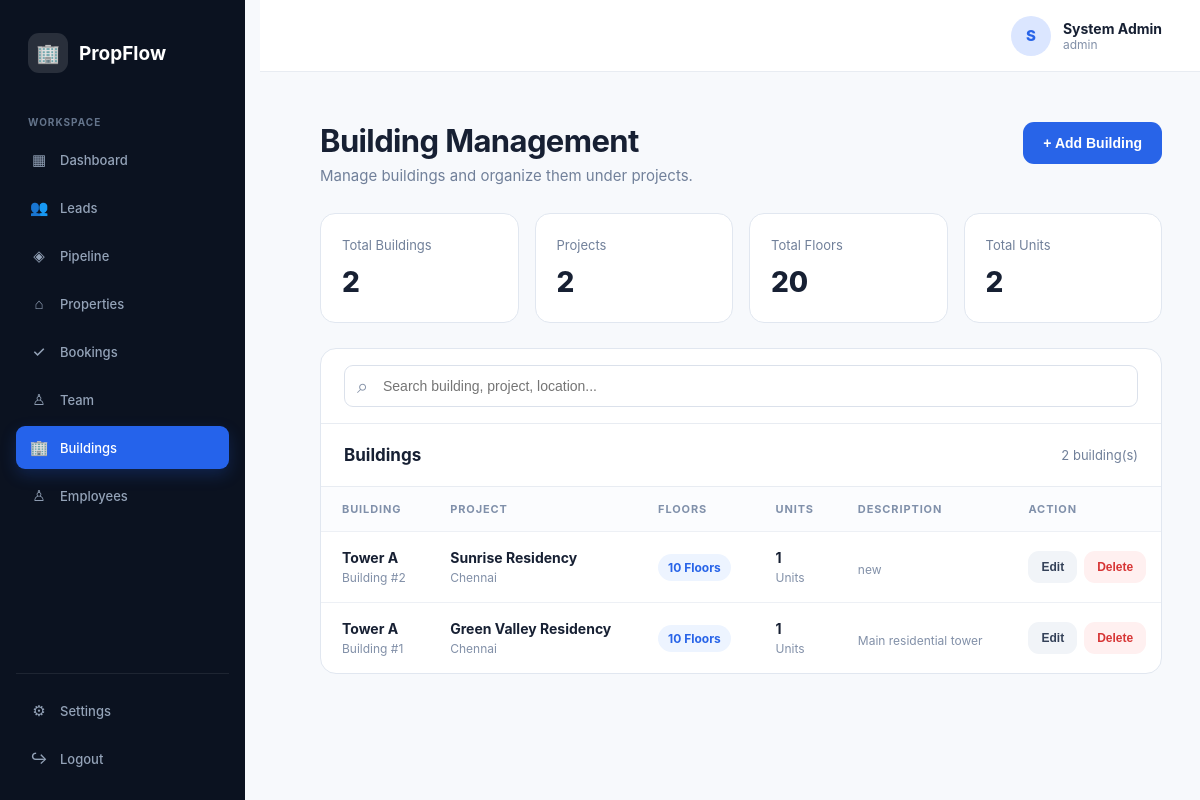
Page /admin/buildings.php (signed in) on the committed database.
### tables this page shows
CREATE TABLE `buildings` (
  `id` int(10) UNSIGNED NOT NULL,
  `project_id` int(10) UNSIGNED NOT NULL,
  `name` varchar(100) NOT NULL,
  `floors` int(10) UNSIGNED DEFAULT 1,
  `description` text DEFAULT NULL,
  `status` enum('active','inactive') NOT NULL DEFAULT 'active',
  `created_at` timestamp NOT NULL DEFAULT current_timestamp()
);

CREATE TABLE `projects` (
  `id` int(10) UNSIGNED NOT NULL,
  `name` varchar(150) NOT NULL,
  `location` varchar(255) NOT NULL,
  `description` text DEFAULT NULL,
  `status` enum('active','inactive') NOT NULL DEFAULT 'active',
  `created_at` timestamp NOT NULL DEFAULT current_timestamp(),
  `updated_at` timestamp NOT NULL DEFAULT current_timestamp() ON UPDATE current_timestamp()
);

### includes/auth.php (called while the page is built, shortened)
<?php
function currentUser()
{
    return $_SESSION['user'] ?? null;
}

### admin/buildings.php (the view, shortened to what this page needs)
<?php
require_once "../includes/auth.php";
require_once "../config/database.php";
$user = currentUser();
function e($value)
{
    return htmlspecialchars((string)$value, ENT_QUOTES, 'UTF-8');
}
$totalBuildings = (int)$pdo->query(" SELECT COUNT(*)
    FROM buildings
")->fetchColumn();
$totalProjects = (int)$pdo->query(" SELECT COUNT(*)
    FROM projects
")->fetchColumn();
$totalFloors = (int)$pdo->query(" SELECT COALESCE(SUM(floors), 0)
    FROM buildings
")->fetchColumn();
$totalUnits = (int)$pdo->query(" SELECT COUNT(*)
    FROM units
")->fetchColumn();
$buildingsStmt = $pdo->query(" SELECT
        b.id,
        b.project_id,
        b.name,
        b.floors,
        b.description,
        p.name AS project_name,
        p.location AS project_location,
        COUNT(u.id) AS unit_count
    FROM buildings b
    INNER JOIN projects p
        ON p.id = b.project_id
    LEFT JOIN units u
        ON u.building_id = b.id
    GROUP BY
        b.id,
        b.project_id,
        b.name,
        b.floors,
        b.description,
        p.name,
        p.location
    ORDER BY
        b.id DESC
");
$buildings = $buildingsStmt->fetchAll(PDO::FETCH_ASSOC);
?>
<!DOCTYPE html>
<html lang="en">
<head>
</head>
<body>
<aside class="sidebar">
    <div class="brand">
        <div class="brand-icon">🏢</div>
        <div class="brand-name">
            PropFlow
        </div>
    </div>
    <div class="menu-title">
        Workspace
    </div>
    <nav class="nav">
        <a href="dashboard.php">
            <span class="nav-icon">▦</span>
            <span>Dashboard</span>
        </a>
        <a href="leads.php">
            <span class="nav-icon">👥</span>
            <span>Leads</span>
        </a>
        <a href="pipeline.php">
            <span class="nav-icon">◈</span>
            <span>Pipeline</span>
        </a>
        <a href="properties.php">
            <span class="nav-icon">⌂</span>
            <span>Properties</span>
        </a>
        <a href="bookings.php">
            <span class="nav-icon">✓</span>
            <span>Bookings</span>
        </a>
        <a href="team.php">
            <span class="nav-icon">♙</span>
            <span>Team</span>
        </a>
        <a href="buildings.php" class="active">
            <span class="nav-icon">🏢</span>
            <span>Buildings</span>
        </a>
         <a href="employees.php">
            <span class="nav-icon">♙</span>
            <span>Employees</span>
        </a>
    </nav>
    <div class="sidebar-bottom">
        <nav class="nav">
            <a href="settings.php">
                <span class="nav-icon">⚙</span>
                <span>Settings</span>
            </a>
            <a href="../logout.php">
                <span class="nav-icon">↪</span>
                <span>Logout</span>
            </a>
        </nav>
    </div>
</aside>
<header class="topbar">
    <div class="admin">
        <div class="avatar">
            <?php
            echo strtoupper(
                substr(
                    $user['name'] ?? 'A',
                    0,
                    1
                )
            );
            ?>
        </div>
        <div>
            <div class="admin-name">
                <?= e($user['name'] ?? 'System Admin') ?>
            </div>
            <div class="admin-role">
                <?= e($user['role'] ?? 'admin') ?>
            </div>
        </div>
    </div>
</header>
<main class="main">
    <div class="page-head">
        <div>
            <h1 class="page-title">
                Building Management
            </h1>
            <p class="page-subtitle">
                Manage buildings and organize them under projects.
            </p>
        </div>
        <button
            class="btn btn-primary"
            type="button"
            onclick="openAddModal()"
        >
            + Add Building
        </button>
    </div>
    <section class="stats">
        <div class="stat">
            <div class="stat-label">
                Total Buildings
            </div>
            <div class="stat-value">
                <?= number_format($totalBuildings) ?>
            </div>
        </div>
        <div class="stat">
            <div class="stat-label">
                Projects
            </div>
            <div class="stat-value">
                <?= number_format($totalProjects) ?>
            </div>
        </div>
        <div class="stat">
            <div class="stat-label">
                Total Floors
            </div>
            <div class="stat-value">
                <?= number_format($totalFloors) ?>
            </div>
        </div>
        <div class="stat">
            <div class="stat-label">
                Total Units
            </div>
            <div class="stat-value">
                <?= number_format($totalUnits) ?>
            </div>
        </div>
    </section>
    <section class="card">
        <div class="filters">
            <div class="search-box">
                <span class="search-icon">
                </span>
                <input
                    type="text"
                    id="buildingSearch"
                    class="filter-control"
                    placeholder="Search building, project, location..."
                    oninput="filterBuildings()"
                >
            </div>
        </div>
        <div class="card-head">
            <h2 class="card-title">
                Buildings
            </h2>
            <div class="card-count">
                <?= count($buildings) ?> building(s)
            </div>
        </div>
        <?php if (empty($buildings)): ?>
            <div class="empty">
                <div class="empty-icon">
                    🏢
                </div>
                <div class="empty-title">
                    No buildings yet
                </div>
                <div>
                    Add your first building to a project.
                </div>
            </div>
        <?php else: ?>
            <div class="table-wrap">
                <table>
                    <thead>
                        <tr>
                            <th>
                                Building
                            </th>
                            <th>
                                Project
                            </th>
                            <th>
                                Floors
                            </th>
                            <th>
                                Units
                            </th>
                            <th>
                                Description
                            </th>
                            <th>
                                Action
                            </th>
                        </tr>
                    </thead>
                    <tbody>
                    <?php foreach ($buildings as $building): ?>
                        <tr
                            class="building-row"
                            data-search="<?= e(
                                strtolower(
                                    ($building['name'] ?? '') . ' ' .
                                    ($building['project_name'] ?? '') . ' ' .
                                    ($building['project_location'] ?? '')
                                )
                            ) ?>"
                        >
                            <td>
                                <div class="primary-text">
                                    <?= e($building['name']) ?>
                                </div>
                                <div class="secondary-text">
                                    Building #<?= e($building['id']) ?>
                                </div>
                            </td>
                            <td>
                                <div class="primary-text">
                                    <?= e($building['project_name']) ?>
                                </div>
                                <div class="secondary-text">
                                    <?= e($building['project_location']) ?>
                                </div>
                            </td>
                            <td>
                                <span class="unit-badge">
                                    <?= number_format(
                                        (int)$building['floors']
                                    ) ?>
                                    Floors
                                </span>
                            </td>
                            <td>
                                <div class="primary-text">
                                    <?= number_format(
                                        (int)$building['unit_count']
                                    ) ?>
                                </div>
                                <div class="secondary-text">
                                    Units
                                </div>
                            </td>
                            <td>
                                <div class="secondary-text">
                                    <?php
                                    $desc = trim(
                                        $building['description'] ?? ''
                                    );
                                    if ($desc === '') {
                                        echo 'No description';
                                    } elseif (strlen($desc) > 55) {
                                        echo e(
                                            substr($desc, 0, 55)
                                        ) . '...';
                                    } else {
                                        echo e($desc);
                                    }
                                    ?>
                                </div>
                            </td>
                            <td>
                                <div class="action-group">
                                    <button
                                        type="button"
                                        class="btn btn-secondary"
                                        onclick='openEditModal(
                                            <?= json_encode(
                                                (int)$building["id"]
                                            ) ?>,
                                            <?= json_encode(
                                                (int)$building["project_id"]
                                            ) ?>,
                                            <?= json_encode(
                                                $building["name"]
                                            ) ?>,
                                            <?= json_encode(
                                                (int)$building["floors"]
                                            ) ?>,
                                            <?= json_encode(
                                                $building["description"] ?? ""
                                            ) ?>
                                        )'
                                    >
                                        Edit
                                    </button>
                                    <form
                                        method="POST"
                                        onsubmit="return confirm(
                                            'Are you sure you want to delete this building?'
                                        );"
                                    >
                                        <button
                                            type="submit"
                                            class="btn btn-danger"
                                        >
                                            Delete
                                        </button>
                                    </form>
                                </div>
                            </td>
                        </tr>
                    <?php endforeach; ?>
                    </tbody>
                </table>
            </div>
        <?php endif; ?>
    </section>
</main>
</body>
</html>

### rows in the picture
buildings: name "Tower A", id "2", project.name "Sunrise Residency", project.location "Chennai", floors "10", unit_count "1", description "new"
buildings: name "Tower A", id "1", project.name "Green Valley Residency", project.location "Chennai", floors "10", unit_count "1", description "Main residential tower"

### other values in the picture
$user['name'] "System Admin"
$user['role'] "admin"
$totalBuildings "2"
$totalProjects "2"
$totalFloors "20"
$totalUnits "2"
count($buildings) "2"
